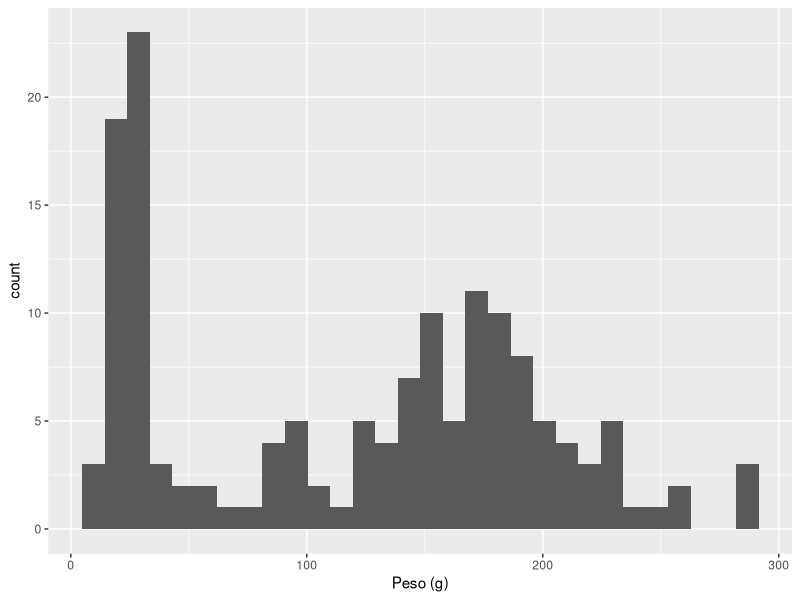
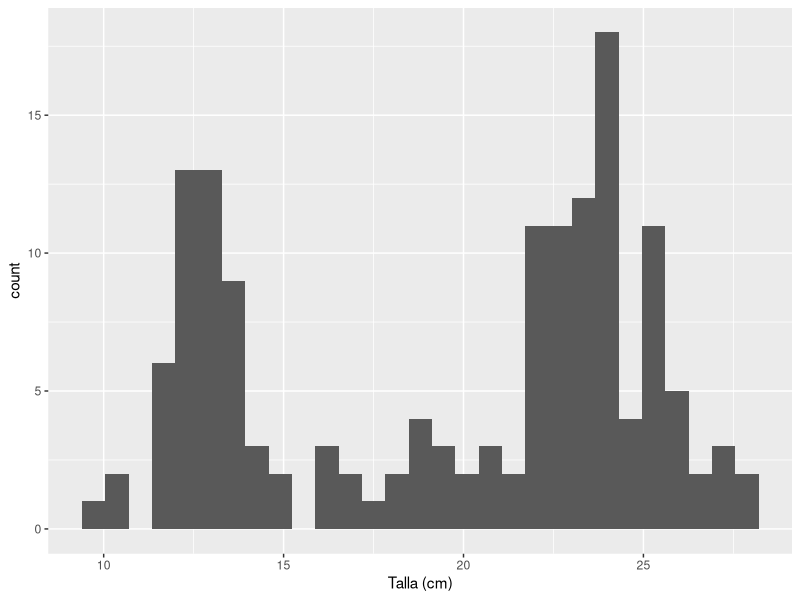
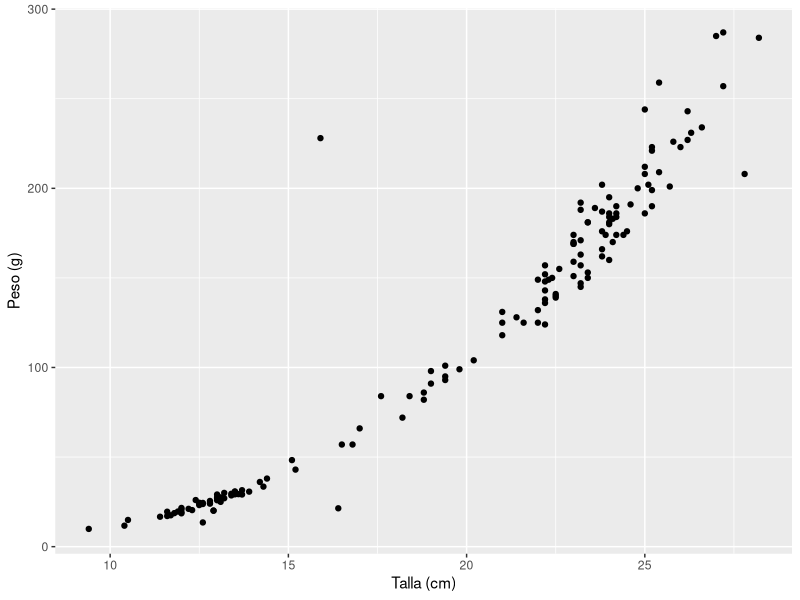
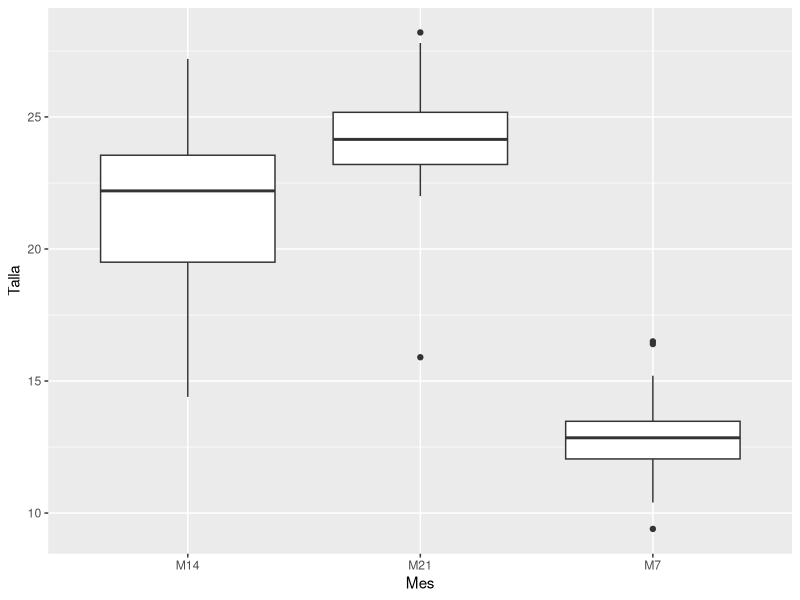
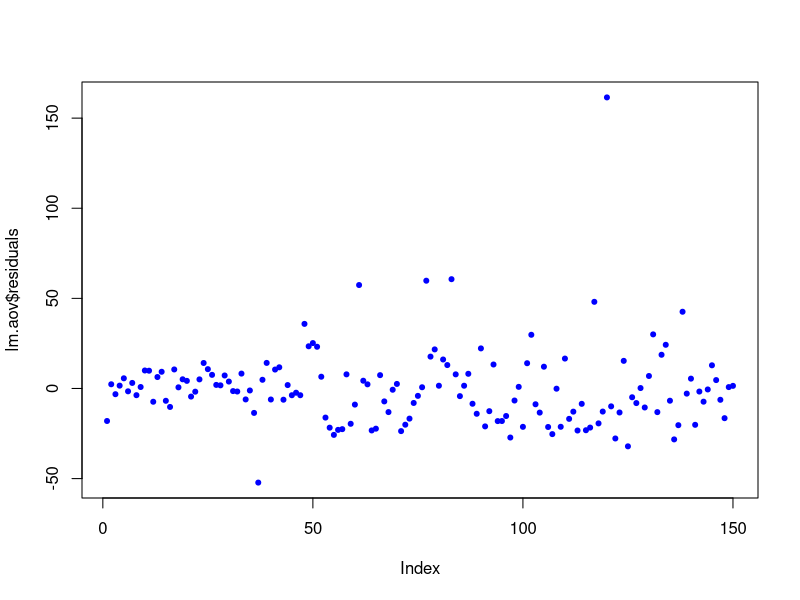
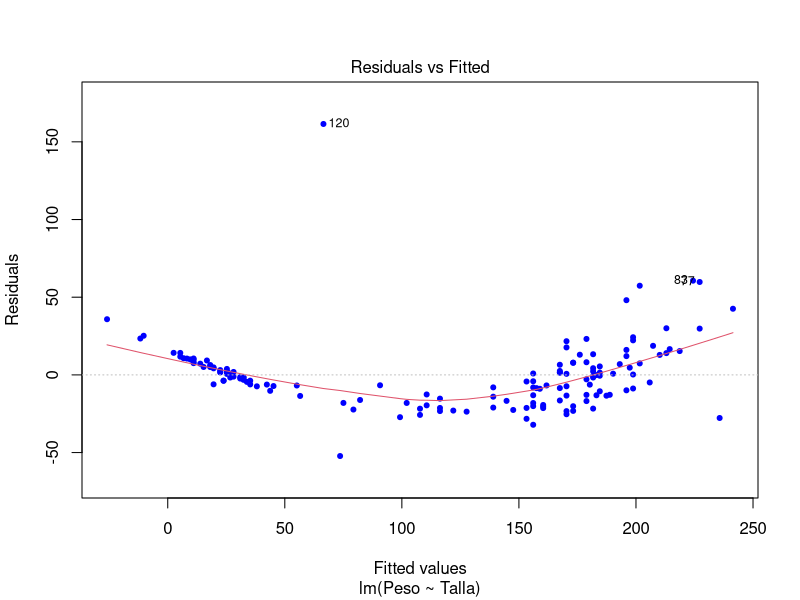
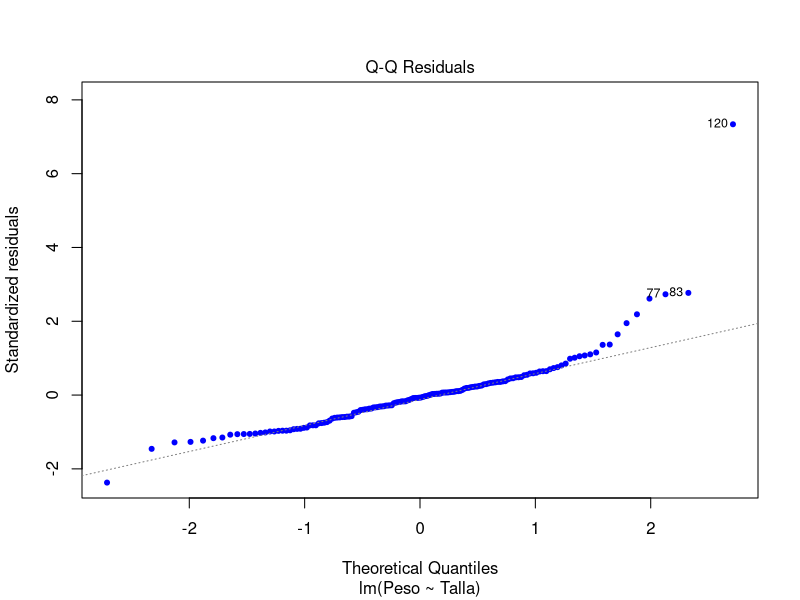
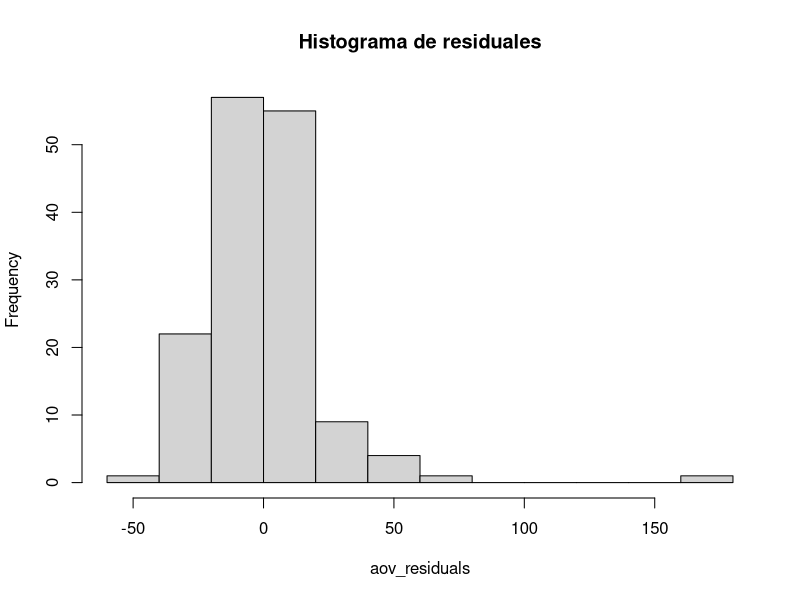

Write R code to recreate these figures, in order.
## ---- chunk 1
knitr::opts_chunk$set(echo = FALSE)
library(readxl)
library(dplyr)
library(ggplot2)
library(multcomp)
library(psych)
library(car)
library(lmtest)
library(knitr)
## ---- chunk 2
# ....
lenguado2008 <- read_excel("lenguado2008.xlsx")
## ---- chunk 3
tabla_year <- table(lenguado2008$Año)
table(lenguado2008$Mes)
tabla_year %>% kable(caption = "tabla de frecuencia peso por año")
## ---- chunk 4
ggplot(lenguado2008, aes(x = Peso)) +
  geom_histogram(bins = 30)+ 
  labs(x="Peso (g)")
## ---- chunk 5
ggplot(lenguado2008, aes(x = Talla)) +
  geom_histogram(bins = 30)+
  labs(x="Talla (cm)")

## ---- chunk 6
ggplot(lenguado2008, aes(x=Talla, y=Peso)) +
    geom_point() +
  labs(x="Talla (cm)", y="Peso (g)")
  
## ---- chunk 7
lenguado2008$Mes<- as.factor(lenguado2008$Mes)
# Tablas de frecuencia peso por año
tabla_Mes <- table(lenguado2008$Mes)
tabla_Mes %>% kable(caption = "Número de peces por mes")
summary(lenguado2008)
## ---- chunk 8
lenguado2008$Talla <- as.numeric(lenguado2008$Talla)
lenguado2008$Peso <- as.numeric(lenguado2008$Peso)
ggplot(lenguado2008, aes(x = Mes, y = Talla)) +
  geom_boxplot()+
  labs(x="Mes", y="Talla")
## ---- chunk 9
lenguado2008$Fecha <- as.factor(lenguado2008$Fecha)
lenguado2008$Año <- as.factor(lenguado2008$Año)
summary(lenguado2008)
str(lenguado2008)
head(lenguado2008)
## ---- chunk 10
tabla_Day<- lenguado2008%>%
  group_by(Mes)%>%
  summarise(mean=mean(Talla),sd=sd(Talla), var=var(Talla),max=max(Talla),min=min(Talla), n=n())
knitr::kable(tabla_Day,caption = "Estadistico descriptivo de la talla del lenguado")
## ---- chunk 11
lm.aov <- lm(Peso ~ Talla, data = lenguado2008)
aov(lm.aov)
## ---- chunk 12
plot(lm.aov$residuals, pch=20, col = "blue")
## ---- chunk 13
dwtest(Peso ~ Talla, data = lenguado2008,
       alternative = c("two.sided"), 
       iterations = 15)
## ---- chunk 14
plot(lm.aov, 1, pch=20, col = "blue")
## ---- chunk 15
plot(lm.aov, 2, pch=20, col = "blue")
## ---- chunk 16
aov_residuals <- residuals(object = lm.aov)
hist(x= aov_residuals, main = "Histograma de residuales")
## ---- chunk 17
shapiro.test(x= aov_residuals)
## ---- chunk 18
# Moldelo 1. Regresion lineal simple
model1 <- lm(Peso~Talla,data = lenguado2008)
summary(model1)$coef %>% kable()

## ---- chunk 19
My_Theme = theme(
  axis.title.x = element_text(size = 20),
  axis.text.x = element_text(size = 20),
  axis.title.y = element_text(size = 20),
  axis.text.y = element_text(size = 20))
plotmod1 <- ggplot(data = lenguado2008, aes(x = Talla, y = Peso)) +
  geom_point(position = position_jitter(w = 0, h = 0.1) ) +
  labs(x = "Talla (cm)", y = "Peso (g)") +
  scale_shape_manual(values=c(1,2)) +
 geom_smooth(method = "lm", formula = y ~ poly(x, 1), color = "blue") +
  scale_color_brewer(palette="Set1") + 
  theme(legend.position="none") +
  theme(panel.border=element_blank(), axis.line=element_line())
plotmod1+My_Theme
## ---- chunk 20
# Moldelo 2. Regresion No lineal
model2 <- lm(Peso~poly(Talla,2),data = lenguado2008)
summary(model2)$coef %>% kable()

## ---- chunk 21
My_Theme = theme(
  axis.title.x = element_text(size = 20),
  axis.text.x = element_text(size = 20),
  axis.title.y = element_text(size = 20),
  axis.text.y = element_text(size = 20))
plotmod2 <- ggplot(data = lenguado2008, aes(x = Talla, y = Peso)) +
  geom_point(position = position_jitter(w = 0, h = 0.1) ) +
  labs(x = "Talla (cm)", y = "Peso (g)") +
  scale_shape_manual(values=c(1,2)) +
  geom_smooth(method = "lm", formula = y ~ poly(x, 2), color = "red") +
  scale_color_brewer(palette="Set1") + 
  theme(legend.position="none") +
  theme(panel.border=element_blank(), axis.line=element_line())
plotmod2+My_Theme
## ---- chunk 22
anova(model1,model2)%>% kable()
## ---- chunk 23
AIC(model1, model2)%>% kable()
